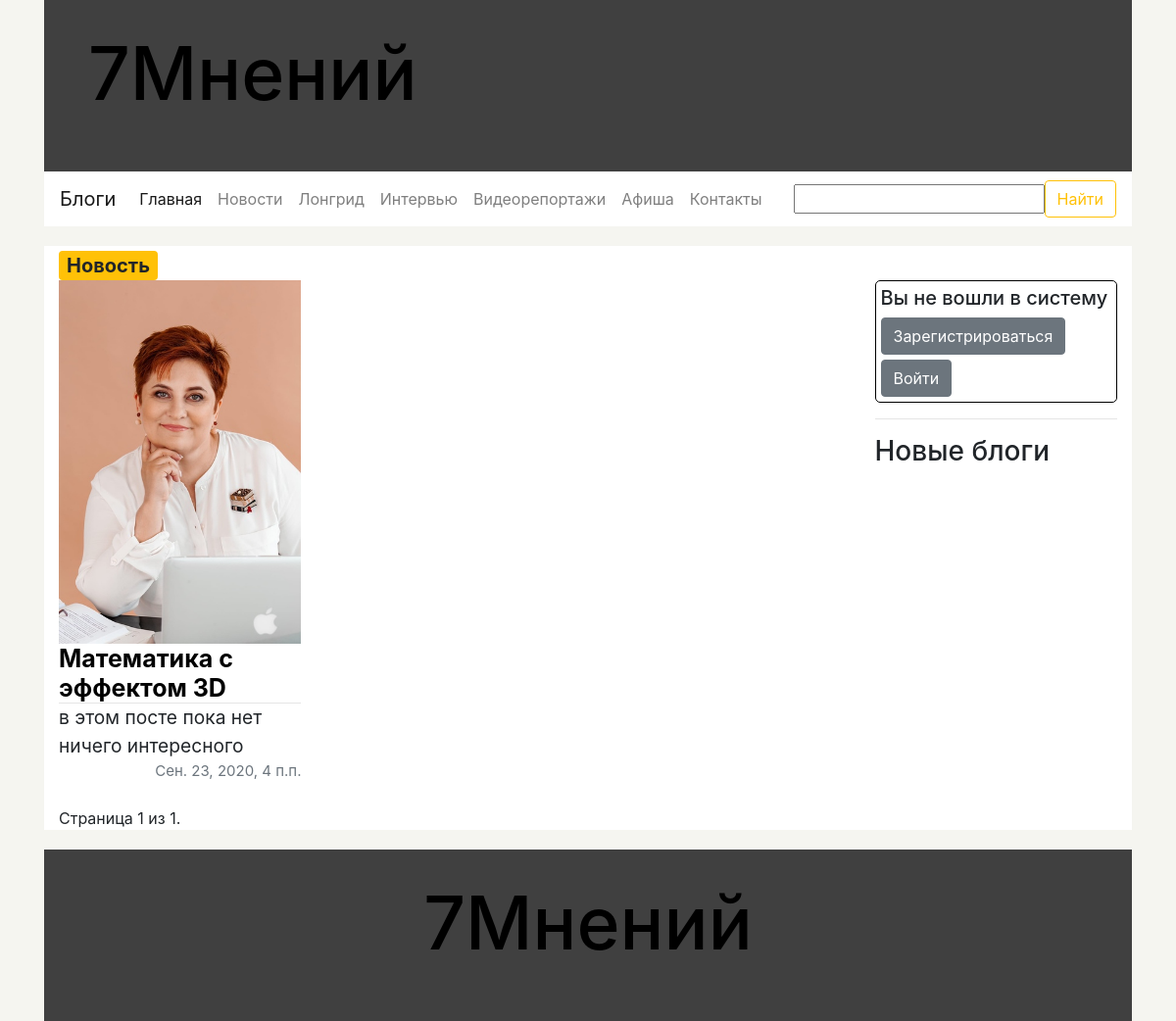
Page /seven_op/ on the earlier database version.
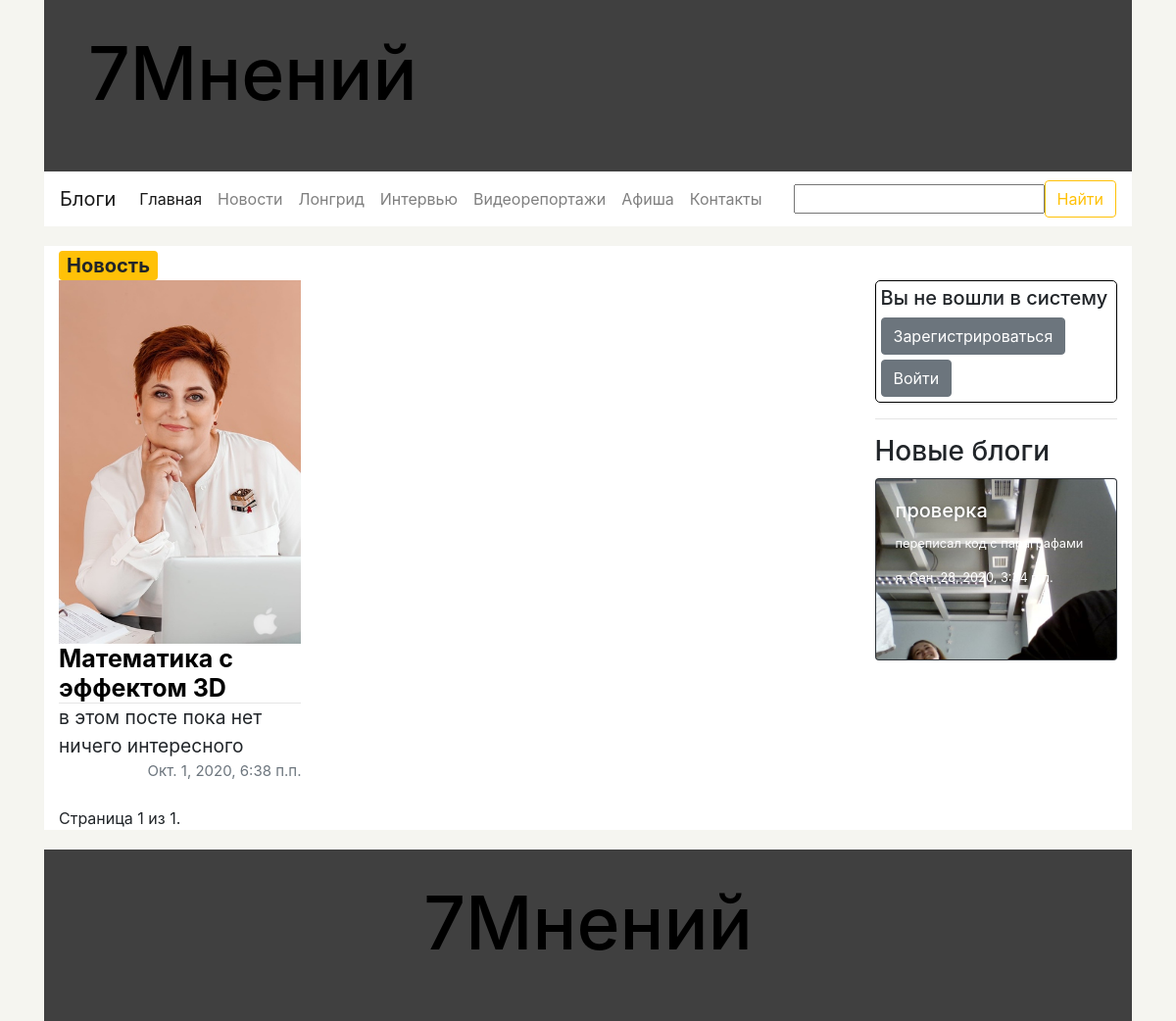
Same page on the later database version.
### seven_op/models.py (models this page shows, shortened)
class Category(models.Model):
    name_sing = models.CharField("имя в единственном числе", max_length=200)
    name_plur = models.CharField("имя во множественном числе", max_length=200)
    name_url = models.CharField("имя для ссылки", max_length=200)
    def __str__(self):
        return str(self.name_sing)
    def get_url_for_show_page(self):
        return reverse('show_category', args=[str(self.name_url)])
    class Meta:
        ordering = ["-name_sing"]
        verbose_name_plural = "Категории"

class Post(models.Model):
    title = models.CharField("заголовок", max_length=200)
    description = models.CharField("описание", max_length=1000, blank=True, null=True, help_text="необязательное поле")
    author = models.CharField("имя автора", max_length=200)
    category = models.ForeignKey('Category', verbose_name="Категория", on_delete=models.SET_NULL, null=True)
    paragraphs = models.ManyToManyField('Paragraph', verbose_name="Параграфы")
    preview = models.ImageField("фото на заголовок", upload_to="seven_op/static/uploads/previews/%Y/%m/%d", null=True,
                                default=None,
                                blank=True)
    photos_for_spin = models.ManyToManyField('UploadedPhoto', verbose_name='фото на "карусель"',
                                             default=None, blank=True)
    attached_files = models.ManyToManyField('UploadedFile', verbose_name="прикрепленные файлы",
                                            default=None, blank=True)
    comments = models.ManyToManyField('Comment', verbose_name="комментарии к публикации", default=None,
                                      blank=True)
    date = models.DateTimeField(auto_now=True)
    def get_url_for_show(self):
        return reverse('show_post', args=[str(self.id)])
    class Meta:
        ordering = ["-date"]
        verbose_name_plural = "Публикации"

class Blog(models.Model):
    title = models.CharField("заголовок", max_length=200)
    description = models.CharField("описание", max_length=1000, null=True, blank=True)
    author = models.ForeignKey('BlogAuthor', on_delete=models.SET_NULL, null=True)
    paragraphs = models.ManyToManyField('Paragraph', verbose_name="Параграфы")
    preview = models.ImageField("фото на заголовок", upload_to="seven_op/static/uploads/previews/%Y/%m/%d", null=True,
                                default=None)
    photos_for_spin = models.ManyToManyField('UploadedPhoto', verbose_name='Фото на "карусель"',
                                             default=None, blank=True)
    attached_files = models.ManyToManyField('UploadedFile', verbose_name="прикрепленные файлы",
                                            default=None, blank=True)
    comments = models.ManyToManyField('Comment', verbose_name="Комментарии к блогу", default=None, blank=True)
    date = models.DateTimeField(auto_now=True)
    def get_url_for_show(self):
        return reverse('show_blog', args=[str(self.id)])
    class Meta:
        ordering = ["-date"]
        verbose_name_plural = "Блоги"

class BlogAuthor(models.Model):
    name = models.CharField("имя автора блогов", max_length=200)
    photo = models.ForeignKey('UploadedPhoto', on_delete=models.SET_NULL, null=True, blank=True,
                              help_text="выберете фото из загруженных")
    info = models.TextField("информация об авторе", help_text="необязательное поле", null=True, blank=True)
    def __str__(self):
        return str(self.name)
    class Meta:
        ordering = ["-name"]
        verbose_name_plural = "Авторы блогов"

### seven_op/views.py (the view)
# urls.py: path('', views.main, name='main'),
def main(request):
    search_result = common_search(request)
    if search_result['url']:
        return HttpResponseRedirect(search_result['url'])
    posts = Post.objects.all()
    paginator = Paginator(posts, 21, allow_empty_first_page=True)
    page = request.GET.get('page')
    try:
        needed_posts = paginator.page(page)
    except PageNotAnInteger:
        needed_posts = paginator.page(1)
    except EmptyPage:
        needed_posts = paginator.page(paginator.num_pages)
    categories = Category.objects.all()
    active = 0
    recent_blogs = Blog.objects.all()
    recent_blogs = recent_blogs[0:min(len(recent_blogs), 5)]
    return render(request,
                  'main_page_template.html',
                  context={'posts': needed_posts,
                           'categories': categories,
                           'active': active,
                           'recent_blogs': recent_blogs,
                           'page_title': '7Мнений - Главная',
                           'search_form': search_result['form']})

### seven_op/forms.py (shortened to what this page needs)
class SearchForm(forms.Form):
    query = forms.CharField(max_length=100, min_length=1, label="", help_text="", required=False,
                            error_messages={'required': ''})

### seven_op/views.py (called while the page is built)
def common_search(request):
    ret = dict()
    ret['url'] = False
    if request.method == 'POST':
        form = SearchForm(request.POST)
        if form.is_valid():
            query = form.cleaned_data['query']
            ret['url'] = reverse('my_search_result', args=(str(query),))
    else:
        proposed_data = ''
        ret['form'] = SearchForm(initial={'data': proposed_data})
    return ret

### seven_op/templates/main_page_template.html (shortened to what this page needs)
{% extends "common_template.html" %}
{% block content %}
    <div class="row content-row">
    {% for post in posts %}
        <div class="post col-lg-4 col-md-6">
            <div class="post-type badge badge-warning">{{ post.category }}</div>
            <img src="/{{ post.preview }}" alt="" width="100%">
            <a href="{{ post.get_url_for_show }}"><div class="post-title" style="line-height: 120%;"><strong>{{ post.title }}</strong></div></a>
			<hr>
			<div class="post-data" style="font-size: 120%">{{ post.description }}</div>
			<div class="post-date text-right">{{ post.date }}</div>
        </div>
    {% endfor %}
    </div>
    <div class="pagination">
        <span class="step-links">
            <span class="current">
                Страница {{ posts.number }} из {{ posts.paginator.num_pages }}.
            </span>
        </span>
    </div>
{% endblock %}

### seven_op/templates/common_template.html (shortened to what this page needs)
<!doctype html>
<html lang="ru">
  <head>
 	<link rel="stylesheet" href="https://stackpath.bootstrapcdn.com/bootstrap/4.5.2/css/bootstrap.min.css">    {% load static %}
      <link rel="stylesheet" href="{% static 'css/styles.css' %}">
  </head>
  <body>
  	<div class="container-fluid">
		<div class="container-lg">
  		<div class="header-bar container-lg">
			<div class="container-fluid logo-bar">
				<h1><a href="{% url 'main' %}">7Мнений</a></h1>
			</div>
  			<div class="menu-bar">
  				<nav class="navbar navbar-expand-lg navbar-light bg-light" style="background-color: white !important;">
				  <a class="navbar-brand" href="{% url 'show_blog_authors' %}">Блоги</a>
				  <div class="collapse navbar-collapse" id="navbarSupportedContent">
					  <ul class="navbar-nav mr-auto">
						{% if active == 0 %}
							<li class="nav-item">
								<a class="nav-link active" href="{% url 'main' %}">Главная</a>
							</li>
						{% else %}
							<li class="nav-item">
								<a class="nav-link" href="{% url 'main' %}">Главная</a>
							</li>
						{% endif %}
						{% for category in categories %}
							{% if active  == category.id %}
								<li class="nav-item">
				        			<a class="nav-link active" href="{{ category.get_url_for_show_page }}">{{ category.name_plur }}</a>
				      			</li>
				      		{% else %}
								<li class="nav-item">
				        			<a class="nav-link" href="{{ category.get_url_for_show_page }}">{{ category.name_plur }}</a>
				      			</li>
							{% endif %}
						{% endfor %}
					    {% if active  == 'contacts' %}
							<li class="nav-item">
								<a class="nav-link active" href="{% url 'contacts' %}">Контакты</a>
							</li>
						{% else %}
							<li class="nav-item">
								<a class="nav-link" href="{% url 'contacts' %}">Контакты</a>
							</li>
						{% endif %}
					  </ul>
				    <form action="" method="post" class="form-inline my-2 my-lg-0">
						<div class="form-group">
							{{ search_form }}
						</div>
				      <button class="btn btn-outline-warning my-2 my-sm-0" type="submit">Найти</button>
				    </form>
				  </div>
				</nav>
  			</div>
  		</div>
		<div class="container-lg content">
			<div class="row">
				<div class="container col-lg-9">
                    {% block content %}
                    {% endblock %}
				</div>
				<div class="side-bar container col-lg-3">
					<div class="login-menu container Border">
						{% if user.is_authenticated %}
							<h5>Вы вошли в систему как {{ user.get_username }}</h5>
							<a href="{% url 'logout' %}"><button class="btn btn-secondary" type="submit">Выйти</button></a>
						{% else %}
							<h5>Вы не вошли в систему</h5>
							<a href="{% url 'registration' %}"><button class="btn btn-secondary" type="submit" style="margin-bottom: 5px;">Зарегистрироваться</button></a>
							<a href="{% url 'login' %}"><button class="btn btn-secondary" type="submit">Войти</button></a>
						{% endif %}
					</div>
					<hr>
					<div class="blogs d-none d-lg-block">
						<h3>Новые блоги</h3>
						{% for blog in recent_blogs %}
							<a href="{{ blog.get_url_for_show }}">
								<div class="card bg-dark text-white" style="width: 100%; margin-bottom: 10px;">
									<img src="/{{ blog.preview }}" class="card-img" alt="">
									<div class="card-img-overlay">
										<h5 class="card-title">{{ blog.title }}</h5>
										<p class="card-text">{{ blog.description }}</p>
										<p class="card-text">{{ blog.author }}, {{ blog.date }}</p>
									</div>
								</div>
							</a>
						{% endfor %}
					</div>
				</div>
			</div>
		</div>
		  	<div class="footer container-lg">
		  		<div class="text-center"><h1><a href="{% url 'main' %}">7Мнений</a></h1></div>
		  	</div>
	  	</div>
	  	</div>
  </body>
</html>

### seven_op/static/css/styles.css (style rules this page uses)
body { background-color: #f5f5f0; }
a, a:hover { text-decoration: none; color: black; }
.post hr { margin: 0; }
.content { background-color: white; }
.logo-bar, .footer { height: 175px; background-color: #404040; }
.logo-bar h1 { font-size: 75px; padding-left: 30px; padding-top: 30px; }
.post-type { font-size: 20px; }
.post-title { font-size: 25px; }
.post-date { font-size: 15px; color: #6c757d; }
.login-menu { margin-top: 35px; font-size: 17px; }
.login-menu a, a:hover { color: #ffc107; }
.footer h1 { padding-top: 30px; font-size: 75px; }
.Border { padding: 5px; border: 1px solid black; border-radius: 5px; }
.header-bar { padding: 0; }
.post { margin-bottom: 5px; margin-top: 5px; }
.card { margin-top: 10px; font-size: 80%; }
.pagination { text }

Differences in the rows shown:
changed Post "Математика с эффектом 3D": date "Сен. 23, 2020, 4 п.п." → "Окт. 1, 2020, 6:38 п.п."
added Blog: preview (picture), title "проверка", description "переписал код с параграфами", author "я", date "Сен. 28, 2020, 3:34 п.п."
